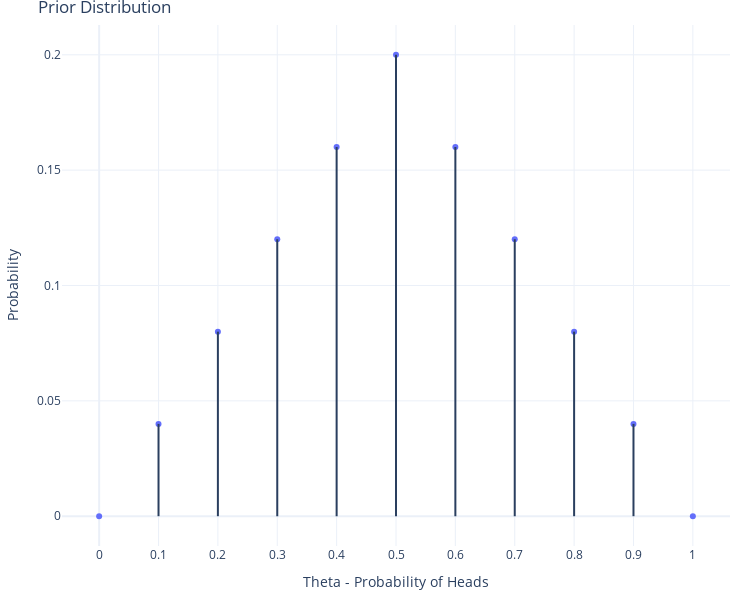
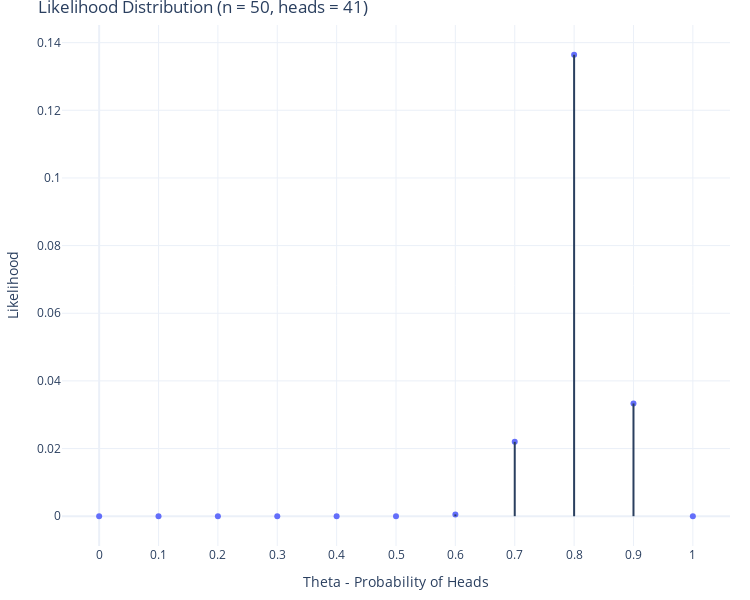
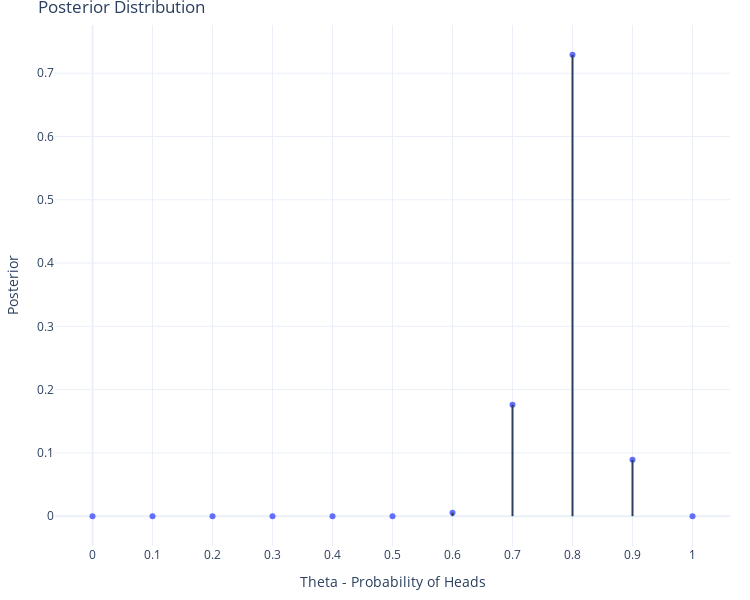

Notebook cell for these charts, in order:
### Markdown cell above
#### n = 50

### Code cell
n = 50
heads = data[:n].sum()
make_multi_plot(n,heads,prior_distribution_df)

### Figure 1 — Plotly figure (JSON) as saved in the notebook; plotly's stock layout.template omitted (floating-point values rounded to 4 significant figures)
{"data": [{"hovertemplate": "Theta - Probability of Heads=%{x}<br>Probability=%{y}<extra></extra>", "legendgroup": "", "marker": {"color": "#636efa", "symbol": "circle"}, "mode": "markers", "name": "", "orientation": "v", "showlegend": false, "type": "scatter", "x": [0, 0.1, 0.2, 0.3, 0.4, 0.5, 0.6, 0.7, 0.8, 0.9, 1], "xaxis": "x", "y": [0, 0.04, 0.08, 0.12, 0.16, 0.2, 0.16, 0.12, 0.08, 0.04, 0], "yaxis": "y"}], "layout": {"height": 600, "legend": {"tracegroupgap": 0}, "margin": {"b": 20, "l": 20, "r": 20, "t": 25}, "shapes": [{"type": "line", "x0": 0, "x1": 0, "y0": 0, "y1": 0}, {"type": "line", "x0": 0.1, "x1": 0.1, "y0": 0, "y1": 0.04}, {"type": "line", "x0": 0.2, "x1": 0.2, "y0": 0, "y1": 0.08}, {"type": "line", "x0": 0.3, "x1": 0.3, "y0": 0, "y1": 0.12}, {"type": "line", "x0": 0.4, "x1": 0.4, "y0": 0, "y1": 0.16}, {"type": "line", "x0": 0.5, "x1": 0.5, "y0": 0, "y1": 0.2}, {"type": "line", "x0": 0.6, "x1": 0.6, "y0": 0, "y1": 0.16}, {"type": "line", "x0": 0.7, "x1": 0.7, "y0": 0, "y1": 0.12}, {"type": "line", "x0": 0.8, "x1": 0.8, "y0": 0, "y1": 0.08}, {"type": "line", "x0": 0.9, "x1": 0.9, "y0": 0, "y1": 0.04}, {"type": "line", "x0": 1, "x1": 1, "y0": 0, "y1": 0}], "title": {"text": "Prior Distribution"}, "width": 750, "xaxis": {"anchor": "y", "domain": [0, 1], "dtick": 0.1, "tick0": 0, "tickmode": "linear", "title": {"text": "Theta - Probability of Heads"}}, "yaxis": {"anchor": "x", "domain": [0, 1], "title": {"text": "Probability"}}}}

### Figure 2 — Plotly figure (JSON) as saved in the notebook; plotly's stock layout.template omitted (floating-point values rounded to 4 significant figures)
{"data": [{"hovertemplate": "Theta - Probability of Heads=%{x}<br>Likelihood=%{y}<extra></extra>", "legendgroup": "", "marker": {"color": "#636efa", "symbol": "circle"}, "mode": "markers", "name": "", "orientation": "v", "showlegend": false, "type": "scatter", "x": [0, 0.1, 0.2, 0.3, 0.4, 0.5, 0.6, 0.7, 0.8, 0.9, 1], "xaxis": "x", "y": [0, 9.707e-33, 7.395e-21, 3.688e-14, 1.221e-09, 2.225e-06, 0.0005268, 0.02198, 0.1364, 0.03333, 0], "yaxis": "y"}], "layout": {"height": 600, "legend": {"tracegroupgap": 0}, "margin": {"b": 20, "l": 20, "r": 20, "t": 25}, "shapes": [{"type": "line", "x0": 0, "x1": 0, "y0": 0, "y1": 0}, {"type": "line", "x0": 0.1, "x1": 0.1, "y0": 0, "y1": 9.707e-33}, {"type": "line", "x0": 0.2, "x1": 0.2, "y0": 0, "y1": 7.395e-21}, {"type": "line", "x0": 0.3, "x1": 0.3, "y0": 0, "y1": 3.688e-14}, {"type": "line", "x0": 0.4, "x1": 0.4, "y0": 0, "y1": 1.221e-09}, {"type": "line", "x0": 0.5, "x1": 0.5, "y0": 0, "y1": 2.225e-06}, {"type": "line", "x0": 0.6, "x1": 0.6, "y0": 0, "y1": 0.0005268}, {"type": "line", "x0": 0.7, "x1": 0.7, "y0": 0, "y1": 0.02198}, {"type": "line", "x0": 0.8, "x1": 0.8, "y0": 0, "y1": 0.1364}, {"type": "line", "x0": 0.9, "x1": 0.9, "y0": 0, "y1": 0.03333}, {"type": "line", "x0": 1, "x1": 1, "y0": 0, "y1": 0}], "title": {"text": "Likelihood Distribution (n = 50, heads = 41)"}, "width": 750, "xaxis": {"anchor": "y", "domain": [0, 1], "dtick": 0.1, "tick0": 0, "tickmode": "linear", "title": {"text": "Theta - Probability of Heads"}}, "yaxis": {"anchor": "x", "domain": [0, 1], "title": {"text": "Likelihood"}}}}

### Figure 3 — Plotly figure (JSON) as saved in the notebook; plotly's stock layout.template omitted (floating-point values rounded to 4 significant figures)
{"data": [{"hovertemplate": "Theta - Probability of Heads=%{x}<br>Posterior=%{y}<extra></extra>", "legendgroup": "", "marker": {"color": "#636efa", "symbol": "circle"}, "mode": "markers", "name": "", "orientation": "v", "showlegend": false, "type": "scatter", "x": [0, 0.1, 0.2, 0.3, 0.4, 0.5, 0.6, 0.7, 0.8, 0.9, 1], "xaxis": "x", "y": [0, 2.594e-32, 3.952e-20, 2.956e-13, 1.305e-08, 2.973e-05, 0.005631, 0.1762, 0.7291, 0.08907, 0], "yaxis": "y"}], "layout": {"height": 600, "legend": {"tracegroupgap": 0}, "margin": {"b": 20, "l": 20, "r": 20, "t": 25}, "shapes": [{"type": "line", "x0": 0, "x1": 0, "y0": 0, "y1": 0}, {"type": "line", "x0": 0.1, "x1": 0.1, "y0": 0, "y1": 2.594e-32}, {"type": "line", "x0": 0.2, "x1": 0.2, "y0": 0, "y1": 3.952e-20}, {"type": "line", "x0": 0.3, "x1": 0.3, "y0": 0, "y1": 2.956e-13}, {"type": "line", "x0": 0.4, "x1": 0.4, "y0": 0, "y1": 1.305e-08}, {"type": "line", "x0": 0.5, "x1": 0.5, "y0": 0, "y1": 2.973e-05}, {"type": "line", "x0": 0.6, "x1": 0.6, "y0": 0, "y1": 0.005631}, {"type": "line", "x0": 0.7, "x1": 0.7, "y0": 0, "y1": 0.1762}, {"type": "line", "x0": 0.8, "x1": 0.8, "y0": 0, "y1": 0.7291}, {"type": "line", "x0": 0.9, "x1": 0.9, "y0": 0, "y1": 0.08907}, {"type": "line", "x0": 1, "x1": 1, "y0": 0, "y1": 0}], "title": {"text": "Posterior Distribution"}, "width": 750, "xaxis": {"anchor": "y", "domain": [0, 1], "dtick": 0.1, "tick0": 0, "tickmode": "linear", "title": {"text": "Theta - Probability of Heads"}}, "yaxis": {"anchor": "x", "domain": [0, 1], "title": {"text": "Posterior"}}}}
